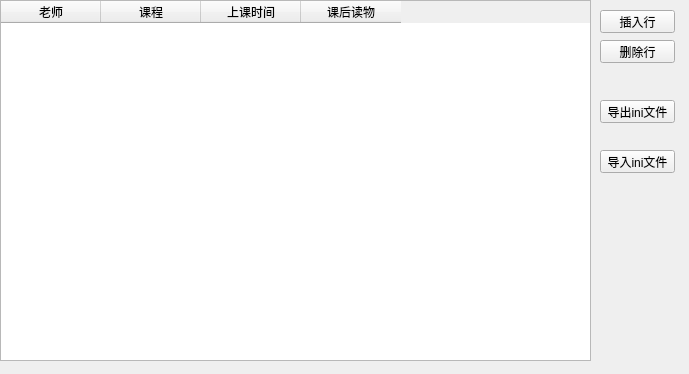
<?xml version="1.0" encoding="UTF-8"?>
<ui version="4.0">
 <class>Widget</class>
 <widget class="QWidget" name="Widget">
  <property name="geometry">
   <rect>
    <x>0</x>
    <y>0</y>
    <width>689</width>
    <height>374</height>
   </rect>
  </property>
  <property name="windowTitle">
   <string>Widget</string>
  </property>
  <widget class="QTableWidget" name="tableWidget">
   <property name="geometry">
    <rect>
     <x>0</x>
     <y>0</y>
     <width>591</width>
     <height>361</height>
    </rect>
   </property>
   <column>
    <property name="text">
     <string>老师</string>
    </property>
   </column>
   <column>
    <property name="text">
     <string>课程</string>
    </property>
   </column>
   <column>
    <property name="text">
     <string>上课时间</string>
    </property>
   </column>
   <column>
    <property name="text">
     <string>课后读物</string>
    </property>
   </column>
  </widget>
  <widget class="QPushButton" name="pushButtonInsertLine">
   <property name="geometry">
    <rect>
     <x>600</x>
     <y>10</y>
     <width>75</width>
     <height>23</height>
    </rect>
   </property>
   <property name="text">
    <string>插入行</string>
   </property>
  </widget>
  <widget class="QPushButton" name="pushButtonImport">
   <property name="geometry">
    <rect>
     <x>600</x>
     <y>150</y>
     <width>75</width>
     <height>23</height>
    </rect>
   </property>
   <property name="text">
    <string>导入ini文件</string>
   </property>
  </widget>
  <widget class="QPushButton" name="pushButtonExport">
   <property name="geometry">
    <rect>
     <x>600</x>
     <y>100</y>
     <width>75</width>
     <height>23</height>
    </rect>
   </property>
   <property name="text">
    <string>导出ini文件</string>
   </property>
  </widget>
  <widget class="QPushButton" name="pushButtonDeleteLine">
   <property name="geometry">
    <rect>
     <x>600</x>
     <y>40</y>
     <width>75</width>
     <height>23</height>
    </rect>
   </property>
   <property name="text">
    <string>删除行</string>
   </property>
  </widget>
 </widget>
 <layoutdefault spacing="6" margin="11"/>
 <resources/>
 <connections/>
</ui>
